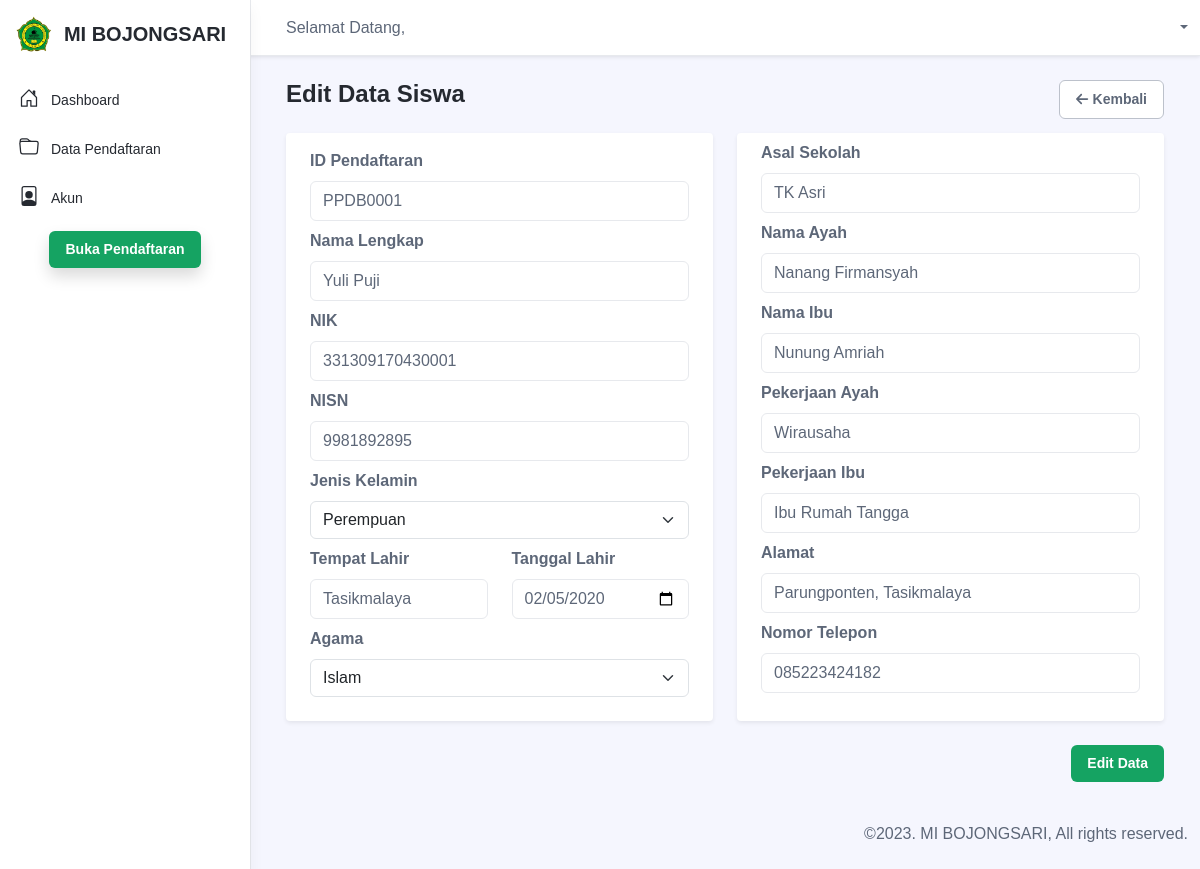
The page /admin/siswa_edit.php?id_pendaftaran=PPDB0001 on the database its author committed.
### tables this page shows
CREATE TABLE `form_pendaftaran` (
  `id_pendaftaran` varchar(15) NOT NULL,
  `nama_lengkap` varchar(100) NOT NULL,
  `nik` varchar(50) NOT NULL,
  `nisn` varchar(50) NOT NULL,
  `jk` varchar(50) NOT NULL,
  `tempat_lahir` varchar(100) NOT NULL,
  `tanggal_lahir` date NOT NULL,
  `agama` varchar(50) NOT NULL,
  `asal_sekolah` varchar(20) NOT NULL,
  `nama_ayah` varchar(100) NOT NULL,
  `nama_ibu` varchar(100) NOT NULL,
  `pekerjaan_ayah` varchar(100) NOT NULL,
  `pekerjaan_ibu` varchar(100) NOT NULL,
  `alamat` text NOT NULL,
  `no_telepon` varchar(15) NOT NULL
);

### admin/siswa_edit.php (the view, shortened to what this page needs)
<?php
include "../conn/koneksi.php";
$id_pend = $_GET["id_pendaftaran"];
$data = mysqli_query($koneksi, "SELECT * FROM form_pendaftaran WHERE id_pendaftaran = '$id_pend'");
$siswa = mysqli_fetch_assoc($data);
?>
<!DOCTYPE html>
<html lang="en">
<head>
    <link rel="stylesheet" href="https://cdnjs.cloudflare.com/ajax/libs/font-awesome/6.4.2/css/all.min.css">
    <link rel="stylesheet" href="../assets/css/portal.css">
    <link rel="stylesheet" href="../assets/css/style.css">
</head>
<body class="app">
    <?php include "template/header.php"; ?>
    <div class="app-wrapper">
        <div class="app-content pt-3 p-md-3 p-lg-4">
            <form action="" method="post">
                <div class="container-xl">
                    <div class="row">
                        <div class="col-12">
                            <div class="d-flex justify-content-between">
                                <h1 class="app-page-title">Edit Data Siswa</h1>
                                <span>
                                    <a href="data_pendaftaran.php" class="btn app-btn-secondary"><i class="fa-solid fa-arrow-left"></i> Kembali</a>
                                </span>
                            </div>
                        </div>
                    </div>
                    <div class="row g-4 mb-4">
                        <div class="col-12 col-lg-6">
                            <div class="app-card app-card-account shadow-sm d-flex flex-column align-items-start">
                                <div class="app-card-body px-4 w-100 pb-4 pt-2">
                                    <div class="row justify-content-between align-items-center">
                                        <div class="col-12 pt-2">
                                            <label for="" class="form-label fw-bold">ID Pendaftaran</label>
                                            <input type="text" name="id_pendaftaran" class="form-control" value="<?= $siswa["id_pendaftaran"] ?>" readonly>
                                        </div>
                                    </div>
                                    <div class="row justify-content-between align-items-center">
                                        <div class="col-12 pt-2">
                                            <label for="" class="form-label fw-bold">Nama Lengkap</label>
                                            <input type="text" name="nama_lengkap" class="form-control" value="<?= $siswa["nama_lengkap"] ?>">
                                        </div>
                                    </div>
                                    <div class="row justify-content-between align-items-center">
                                        <div class="col-12 pt-2">
                                            <label for="" class="form-label fw-bold">NIK</label>
                                            <input type="number" name="nik" class="form-control" value="<?= $siswa["nik"] ?>">
                                        </div>
                                    </div>
                                    <div class="row justify-content-between align-items-center">
                                        <div class="col-12 pt-2">
                                            <label for="" class="form-label fw-bold">NISN</label>
                                            <input type="number" name="nisn" class="form-control" value="<?= $siswa["nisn"] ?>">
                                        </div>
                                    </div>
                                    <div class="row justify-content-between align-items-center">
                                        <div class="col-12 pt-2">
                                            <label for="" class="form-label fw-bold">Jenis Kelamin</label>
                                            <select name="jk" class="form-select    ">
                                                <option value="<?= $siswa['jk'] ?>"><?= $siswa['jk'] ?></option>
                                            </select>
                                        </div>
                                    </div>
                                    <div class="row justify-content-between align-items-center">
                                        <div class="col-12 col-md-6 pt-2">
                                            <label for="" class="form-label fw-bold">Tempat Lahir</label>
                                            <input type="text" name="tempat_lahir" class="form-control" value="<?= $siswa["tempat_lahir"] ?>">
                                        </div>
                                        <div class="col-12 col-md-6 pt-2 ">
                                            <label for="" class="form-label fw-bold">Tanggal Lahir</label>
                                            <input type="date" name="tanggal_lahir" class="form-control" value="<?= $siswa["tanggal_lahir"] ?>">
                                        </div>
                                    </div>
                                    <div class="row justify-content-between align-items-center">
                                        <div class="col-12 pt-2">
                                            <label for="" class="form-label fw-bold">Agama</label>
                                            <select name="agama" class="form-select">
                                                <option value="<?= $siswa['agama'] ?>"><?= $siswa['agama'] ?></option>
                                            </select>
                                        </div>
                                    </div>
                                </div>
                            </div>
                        </div>
                        <div class="col-12 col-lg-6">
                            <div class="app-card app-card-account shadow-sm d-flex flex-column align-items-start">
                                <div class="app-card-body px-4 w-100">
                                    <div class="row justify-content-between align-items-center">
                                        <div class="col-12 pt-2">
                                            <label for="" class="form-label fw-bold">Asal Sekolah</label>
                                            <input type="text" name="asal_sekolah" class="form-control" value="<?= $siswa["asal_sekolah"] ?>">
                                        </div>
                                    </div>
                                    <div class="row justify-content-between align-items-center">
                                        <div class="col-12 pt-2">
                                            <label for="" class="form-label fw-bold">Nama Ayah</label>
                                            <input type="text" name="nama_ayah" class="form-control" value="<?= $siswa["nama_ayah"] ?>">
                                        </div>
                                    </div>
                                    <div class="row justify-content-between align-items-center">
                                        <div class="col-12 pt-2">
                                            <label for="" class="form-label fw-bold">Nama Ibu</label>
                                            <input type="text" name="nama_ibu" class="form-control" value="<?= $siswa["nama_ibu"] ?>">
                                        </div>
                                    </div>
                                    <div class="row justify-content-between align-items-center">
                                        <div class="col-12 pt-2">
                                            <label for="" class="form-label fw-bold">Pekerjaan Ayah</label>
                                            <input type="text" name="pekerjaan_ayah" class="form-control" value="<?= $siswa["pekerjaan_ayah"] ?>">
                                        </div>
                                    </div>
                                    <div class="row justify-content-between align-items-center">
                                        <div class="col-12 pt-2">
                                            <label for="" class="form-label fw-bold">Pekerjaan Ibu</label>
                                            <input type="text" name="pekerjaan_ibu" class="form-control" value="<?= $siswa["pekerjaan_ibu"] ?>">
                                        </div>
                                    </div>
                                    <div class="row justify-content-between align-items-center">
                                        <div class="col-12 pt-2">
                                            <label for="" class="form-label fw-bold">Alamat</label>
                                            <input type="text" name="alamat" class="form-control" value="<?= $siswa["alamat"] ?>">
                                        </div>
                                    </div>
                                    <div class="row justify-content-between align-items-center">
                                        <div class="col-12 pt-2">
                                            <label for="" class="form-label fw-bold">Nomor Telepon</label>
                                            <input type="text" name="no_telepon" class="form-control" value="<?= $siswa["no_telepon"] ?>">
                                        </div>
                                    </div>
                                </div>
                            </div>
                        </div>
                    </div>
                    <div class="text-end">
                        <button type="submit" name="edit_data" class="btn app-btn-primary">Edit Data</button>
                    </div>
                </div>
            </form>
        </div>
        <?php include "template/footer.php"; ?>
    </div>
</body>
</html>

### assets/css/style.css (style rules this page uses)
:root { --main-color: #077133; --sec-color: #015b27; }
body { font-family: 'Poppins', sans-serif; }
a { text-decoration: none; }

### rows shown on the page
form_pendaftaran: id_pendaftaran "PPDB0001", nama_lengkap "Yuli Puji", nik "331309170430001", nisn "9981892895", jk "Perempuan", tempat_lahir "Tasikmalaya", tanggal_lahir "02/05/2020", agama "Islam", asal_sekolah "TK Asri", nama_ayah "Nanang Firmansyah", nama_ibu "Nunung Amriah", pekerjaan_ayah "Wirausaha", pekerjaan_ibu "Ibu Rumah Tangga", alamat "Parungponten, Tasikmalaya", no_telepon "085223424182"
